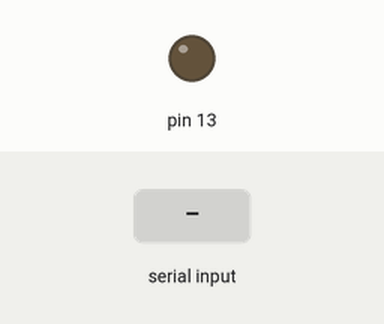
Simulated run of this sketch. Board: Arduino Uno, built with avr-gcc and run on an emulated ATmega328P. Shown: output pins drawn as LEDs (lit = HIGH). Inputs (shaded band) come from the test bench. What the sketch prints to the serial monitor is not drawn.

Above: at 1.2 s.
1.3 s: "0" received over Serial
At 2.5 s:
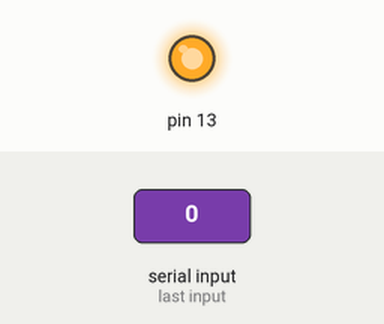
2.8 s: "1" received over Serial
At 3.6 s:
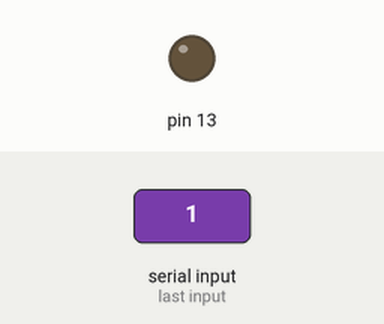
Timing chart, 0 to 5.8 s (numbered marks = the images above; inputs shaded):
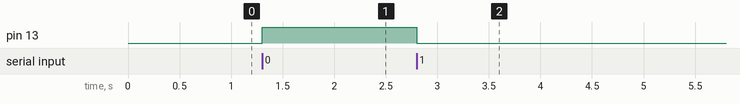

Measured:
- after the input at 1.3 s, pin 13: LOW → HIGH at once
- after the input at 2.8 s, pin 13: HIGH → LOW at once

The sketch:

computer_con_LED.ino
```cpp
void setup() {
  // put your setup code here, to run once:
  Serial.begin(9600);
  Serial.print("Ready");
  pinMode(13,OUTPUT);
}

void loop() {
  // put your main code here, to run repeatedly:
  if(Serial.available()){
    char ch = Serial.read();
    Serial.print(ch);
    switch(ch){
      case '0':
        digitalWrite(13,1);
        delay(1000);
        break;
      case '1':
        digitalWrite(13,0);
        break;
      }

    }
}
```
